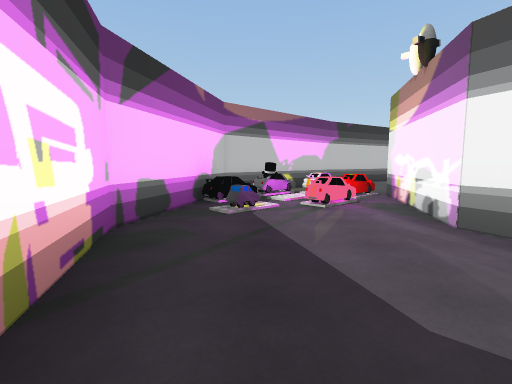
view 1 (above)

24 first-person views from a walk through a scene from a Unity 3-D project. The camera is 1.4 m above the floor, tilts 6° down and sees 85° across. The floor is counted in squares, 2 m on a side. Each view is taken from the middle of a square. On the plan, view 1 faces up. The plan holds only what a view shows up to about 9 squares ahead; the rest is blank. The place goes on beyond the plan. The player character is not drawn. Some surface patterns are stand-ins.

view 2
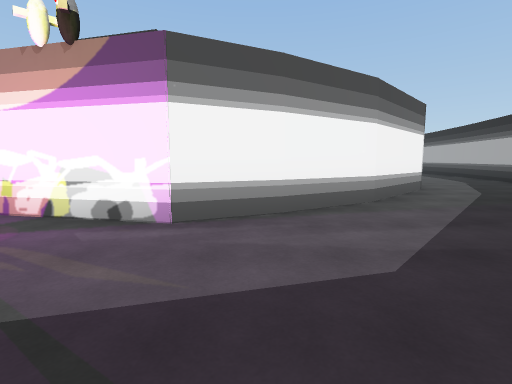

view 3
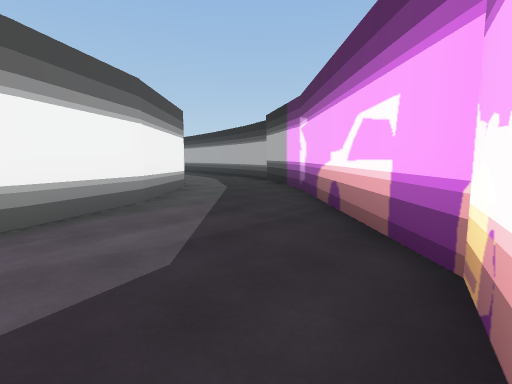

view 4
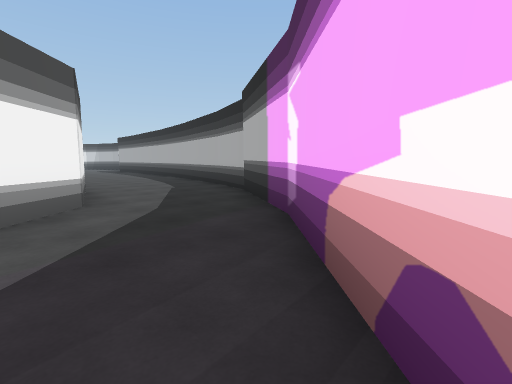

view 5
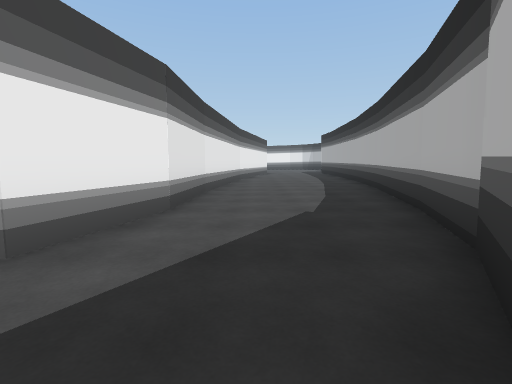

view 6
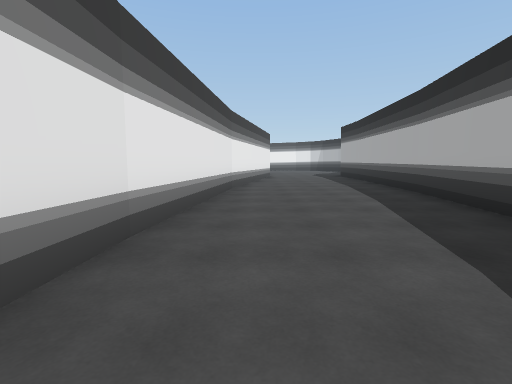

view 7
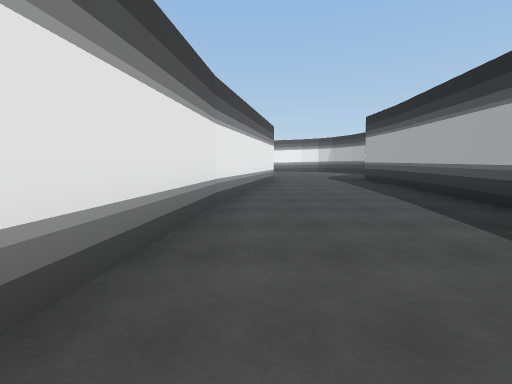

view 8
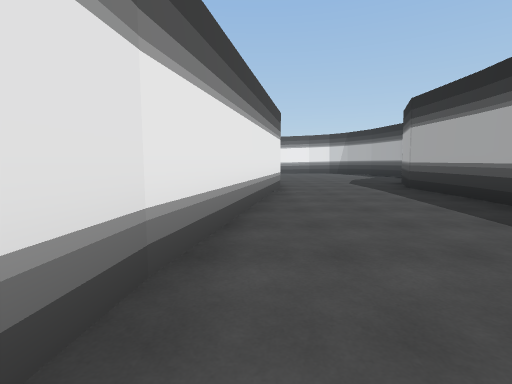

view 9
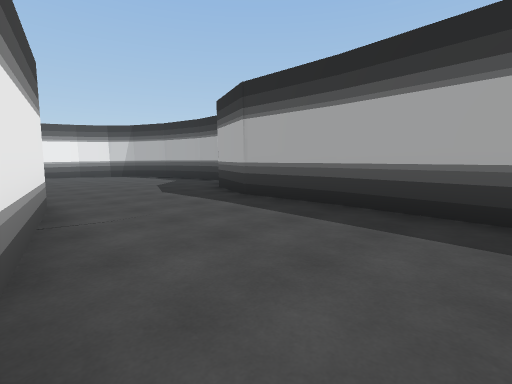

view 10
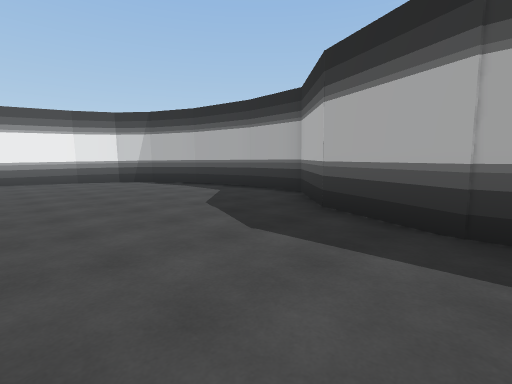

view 11
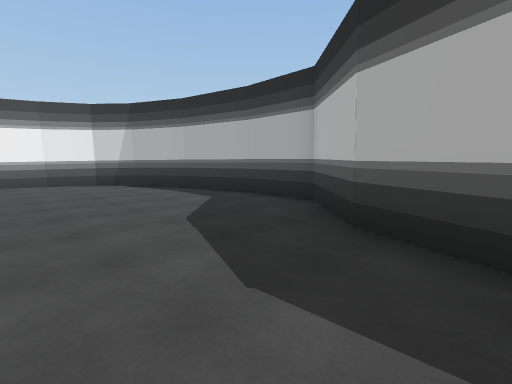

view 12
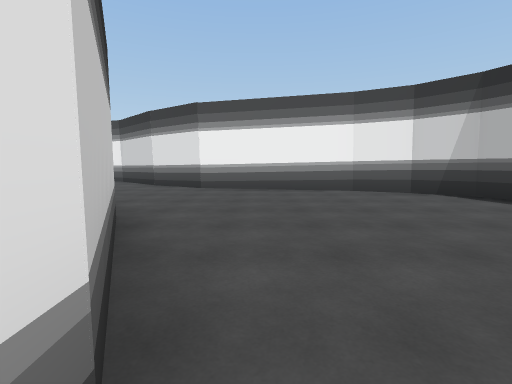

view 13
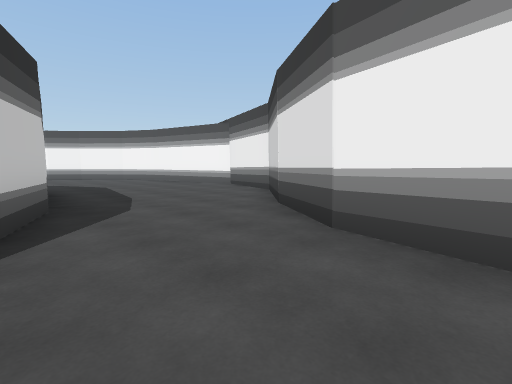

view 14
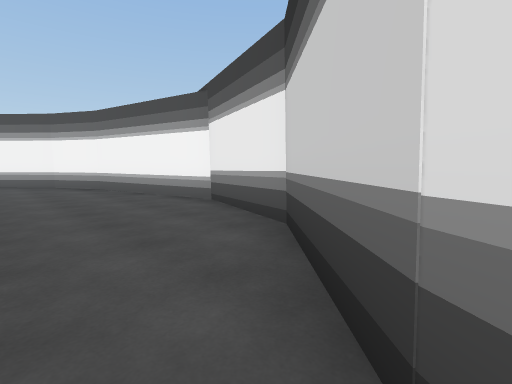

view 15
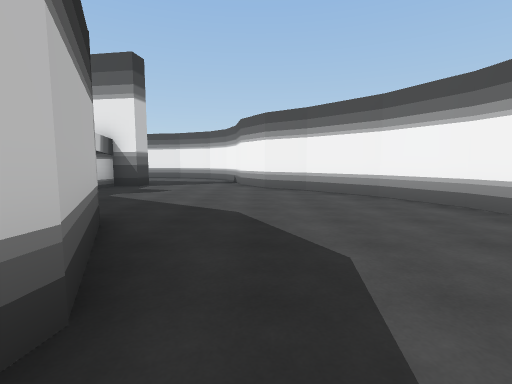

view 16
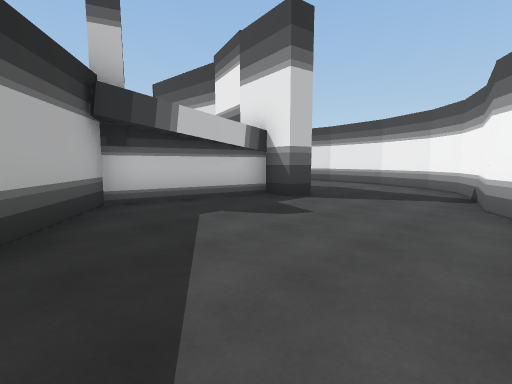

view 17
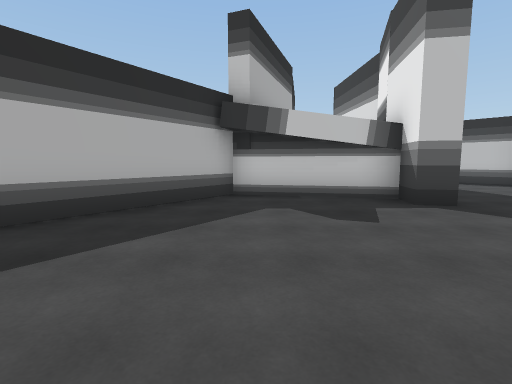

view 18
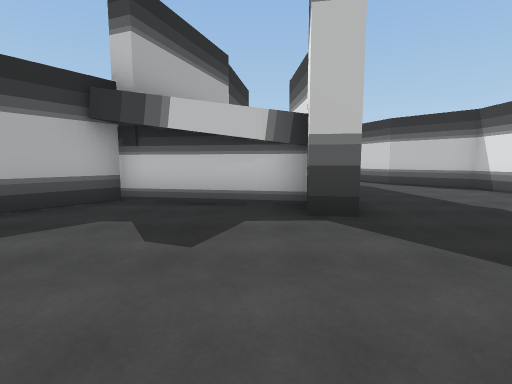

view 19
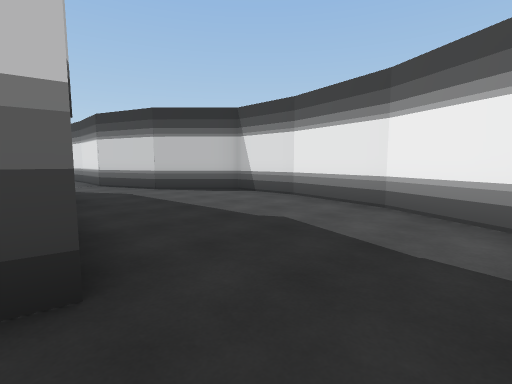

view 20
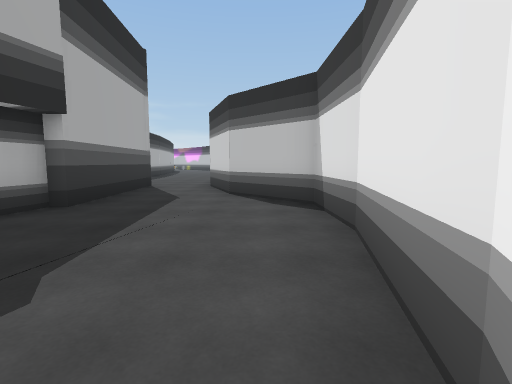

view 21
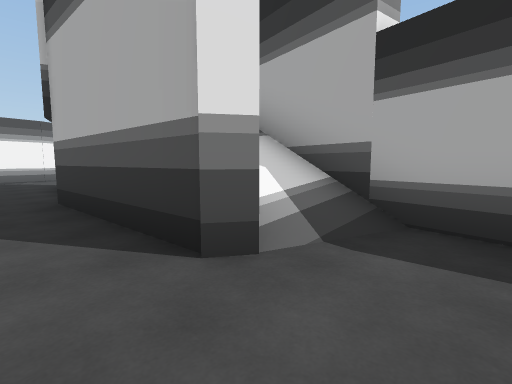

view 22
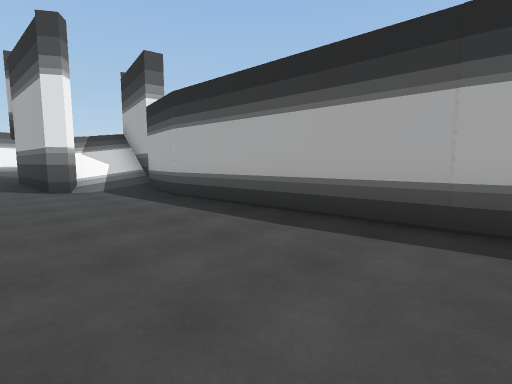

view 23
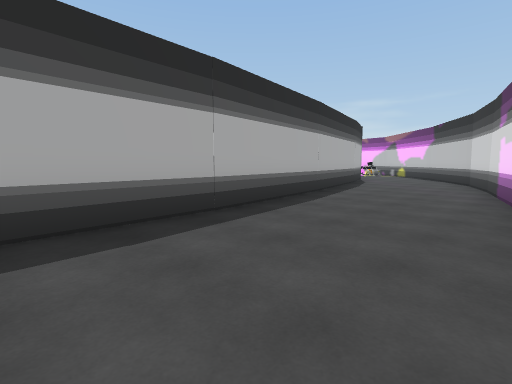

view 24
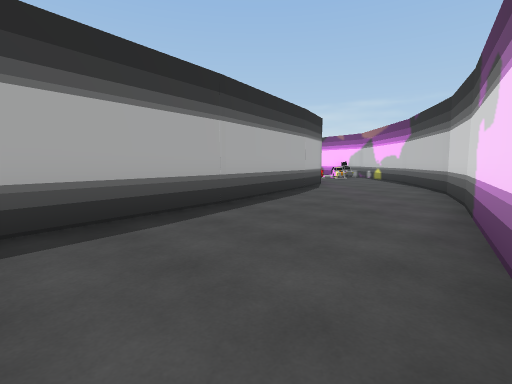

### Floor plan
Key: @ floor where view 1 was taken; # wall or solid block; . floor; / step, stairs or slope; = window, fence, low wall or low ledge; C car.
Columns run from 2 left of view 1 to 36 right of it. Each row starts with its distance up from view 1.
 16                          ########
 15                         ##......##
 14                       ###........#
 13          ##### ..................##
 12       ####.............####.......#
 11      ##................///  ###...##
 10      #...........#####////   /.....##
  9   ##   ....#######   ######/ /......##
  8   #.   #####              ####.......#
  7  ##C=.                       #.......##
  6  #C C#                        ##......#
  5 ##=C.#                         ##.....#
  4 #.=..#                          #.....#
  3 #....#                           #....#
  2 #....#                           #....#
  1 ##...##                           ....#
  0  #@...##                        #.....#
 -1  ##....##                       #....##
 -2   ##....######                  ....##
 -3    ##........########        ##....##
 -4     ##..............#####  ###.....#
 -5      ###...........................#
 -6        ###........................##
 -7          #####....................#
 -8              ###########..........#
 -9                        ###.......##
-10                          ##....###
-11                           ######

Positions as (right, up) in squares from view 1, and headings:
1: (0, 0), facing up
2: (-1, 2), facing right
3: (-1, 2), facing down-right
4: (1, -1), facing down-right
5: (4, -4), facing right
6: (8, -4), facing right
7: (11, -4), facing right
8: (14, -4), facing right
9: (17, -4), facing down-right
10: (21, -5), facing down-right
11: (22, -6), facing down-right
12: (25, -5), facing right
13: (30, -5), facing up-right
14: (33, -2), facing up-right
15: (32, 2), facing up
16: (32, 6), facing up-left
17: (33, 8), facing left
18: (32, 10), facing left
19: (30, 11), facing up-left
20: (29, 15), facing left
21: (19, 13), facing down-right
22: (13, 13), facing down-right
23: (16, 13), facing down-left
24: (13, 13), facing down-left
